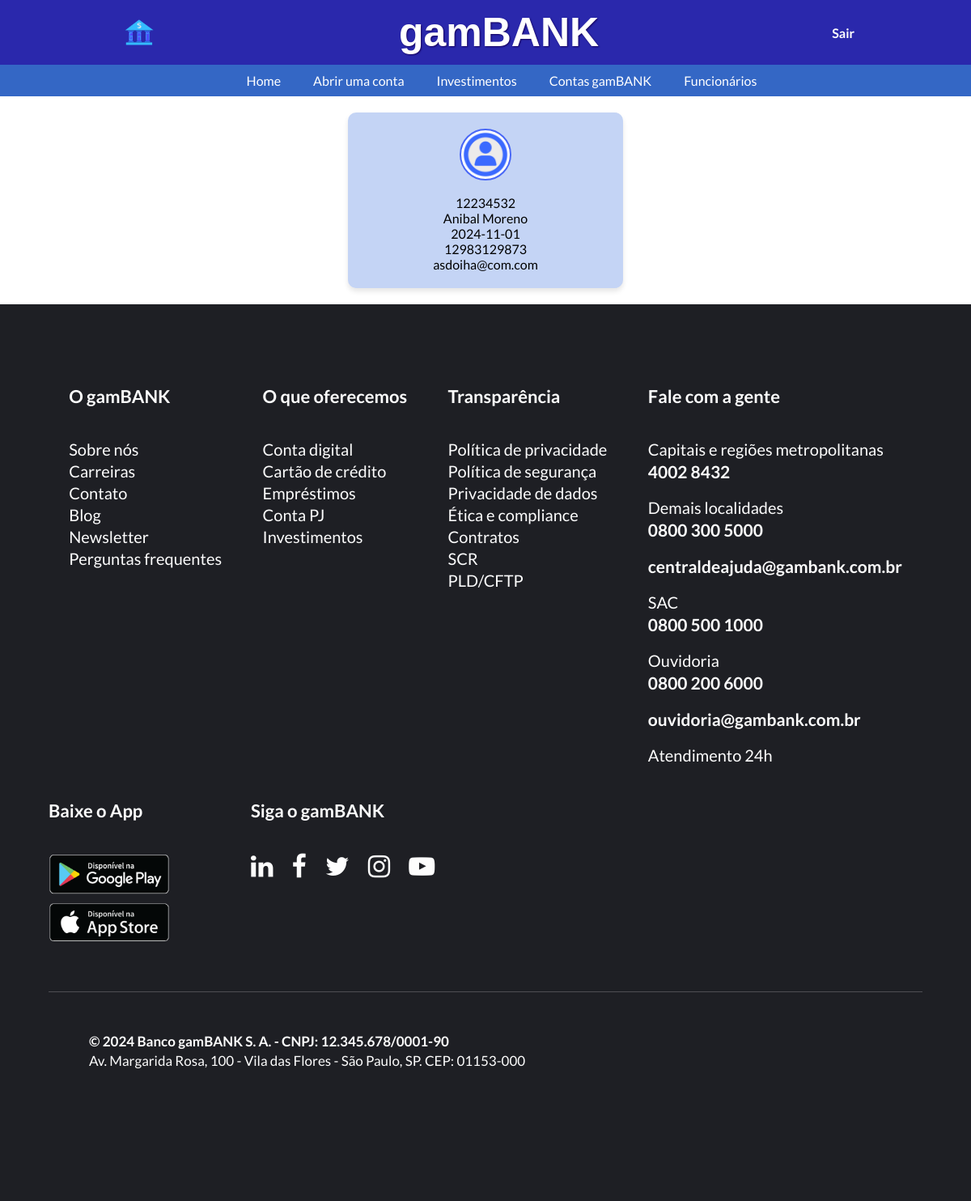
The app's page /telas/tela_visualizarContaPF.php with its own data.
### tables this page shows
CREATE TABLE `clientepf` (
  `cpf` int(11) NOT NULL,
  `nomeCompleto` varchar(255) NOT NULL,
  `dt_nascimento` date NOT NULL,
  `telefone` varchar(255) NOT NULL,
  `email` varchar(255) NOT NULL,
  `senha` varchar(255) NOT NULL,
  `senha_confirmacao` varchar(255) NOT NULL
);

### php/funcoesBD.php (called while the page is built, shortened)
<?php
function conectarBD(){
    $conexao = mysqli_connect("localhost", "root","", "gamBANK");
    return($conexao);
}
function retornarContaPF(){
    $conexao = conectarBD();
    $query = "SELECT * FROM clientepf";
    $listaContasPF = mysqli_query($conexao, $query);
    return ($listaContasPF);
}
?>

### telas/tela_visualizarContaPF.php (the view, shortened to what this page needs)
<?php
require_once "../php/funcoesBD.php";
?>
<!DOCTYPE html>
<html lang="pt-br">
<head>
    <link rel="stylesheet" href="https://cdnjs.cloudflare.com/ajax/libs/font-awesome/4.7.0/css/font-awesome.min.css">
    <link rel="stylesheet" href="../styles/style_visualizarContaPF.css">
    <link rel="stylesheet" href="../styles/style_geral.css">
</head>
<body>
    <header class="header">
        <img src="../img/logo_gamBANK.png" alt="logo da gamBANK">
        <h1 class="nome-gambank">gamBANK</h1>
        <p><a href="#">Sair</a></p>
    </header>
    <nav class="menu-horizontal">
        <ul>
            <li><a href="home.php">Home</a></li>
            <li class="dropdown">
                <a href="#">Abrir uma conta</a>
            </li>
            <li class="dropdown">
                <a href="#">Investimentos</a>
            </li>
            <li class="dropdown">
                <a href="#">Contas gamBANK</a>
            </li>
            <li class="dropdown">
                <a href="#">Funcionários</a>
            </li>
        </ul>
    </nav>
    <?php
        $listaContasPF = retornarContaPF();
        while($clientePF = mysqli_fetch_assoc($listaContasPF)){
        echo "<section class='secao_inteira_visualizarContaPF'>";
        echo "<section class='card'>";
        echo "<img class='iconeCliente' src='../img/cliente_foto.png' alt='Avatar do Usuário'>";
        echo  "<p>" . $clientePF["cpf"] . "</p>";
        echo  "<p>" . $clientePF["nomeCompleto"] . "</p>";
        echo  "<p>" . $clientePF["dt_nascimento"] . "</p>";
        echo  "<p>" . $clientePF["telefone"] . "</p>";
        echo  "<p>" . $clientePF["email"] . "</p>";
        echo "</section>";
        echo   "</section>";
    }
    ?>
    <footer>
        <section class="links">
            <section>
                <h5>O gamBANK</h5>
                    <p><a href="#">Sobre nós</a></p>
                    <p><a href="#">Carreiras</a></p>
                    <p><a href="#">Contato</a></p>
                    <p><a href="#">Blog</a></p>
                    <p><a href="#">Newsletter</a></p>
                    <p><a href="#">Perguntas frequentes</a></p>
            </section>
            <section>
                <h5>O que oferecemos</h5>
                    <p><a href="#">Conta digital</a></p>
                    <p><a href="#">Cartão de crédito</a></p>
                    <p><a href="#">Empréstimos</a></p>
                    <p><a href="#">Conta PJ</a></p>
                    <p><a href="#">Investimentos</a></p>
            </section>
            <section>
                <h5>Transparência</h5>
                    <p><a href="#">Política de privacidade</a></p>
                    <p><a href="#">Política de segurança</a></p>
                    <p><a href="#">Privacidade de dados</a></p>
                    <p><a href="#">Ética e compliance</a></p>
                    <p><a href="#">Contratos</a></p>
                    <p><a href="#">SCR</a></p>
                    <p><a href="#">PLD/CFTP</a></p>
            </section>
            <section>
                <h5>Fale com a gente</h5>
                    <p>Capitais e regiões metropolitanas</p>
                    <p class="contato"><a href="tel:4002 8432">4002 8432</a></p>
                    <p>Demais localidades</p>
                    <p class="contato"><a href="tel:0800 300 5000">0800 300 5000</a></p>
                    <p class="contato"><a href="mailto:centraldeajuda@gambank.com.br">centraldeajuda@gambank.com.br</a></p>
                    <p>SAC</p>
                    <p class="contato"><a href="tel:0800 500 1000">0800 500 1000</a></p>
                    <p>Ouvidoria</p>
                    <p class="contato"><a href="tel:0800 200 6000">0800 200 6000</a></p>
                    <p class="contato"><a href="mailto:ouvidoria@gambank.com.br">ouvidoria@gambank.com.br</a></p>
                    <p>Atendimento 24h</p>
            </section>
        </section>
        <section class="apps-sociais">
            <section class="baixar-apps">
                <h5>Baixe o App</h5>
                    <img src="../img/googleplay.png">
                    <img src="../img/appstore.png">
            </section>
            <section class="redes-sociais">
                <h5>Siga o gamBANK</h5>
                    <a href="#" class="fa fa-linkedin fa-2x"></a>
                    <a href="#" class="fa fa-facebook fa-2x"></a>
                    <a href="#" class="fa fa-twitter fa-2x"></a>
                    <a href="#" class="fa fa-instagram fa-2x"></a>
                    <a href="#" class="fa fa-youtube-play fa-2x"></a>
            </section>
        </section>
            <section class="texto-rodape">
                <b><p>&#169 2024 Banco gamBANK S. A. - CNPJ: 12.345.678/0001-90</p></b>
                <p>Av. Margarida Rosa, 100 - Vila das Flores - São Paulo, SP. CEP: 01153-000</p>
            </section>
    </footer>
</body>
</html>

### styles/style_visualizarContaPF.css (style rules this page uses)
.header { background-color: rgb(42, 40, 172); width: 100%; color: rgb(255, 255, 255); display: flex; align-items: center; justify-content: space-around; height: 80px; }
header img { width: 3%; margin-right: 15px; margin-left: 10px; }
header p { float: left; font-weight: bold; margin-bottom: 0; transition: all 0.3s ease; transform: scale(1); }
header a { color: rgb(255, 255, 255); text-decoration: none; }
.menu-horizontal { width: 100%; background-color: rgb(52, 103, 197); }
.menu-horizontal ul { list-style: none; display: flex; justify-content: center; align-items: center; }
.menu-horizontal ul li a { text-decoration: none; color: rgb(255, 255, 255); padding: 10px; display: block; padding-right: 20px; padding-left: 20px; transition: 0.2s; }
.secao_inteira_visualizarContaPF { display: flex; flex-wrap: wrap; justify-content: center; gap: 20px; padding: 20px; }
.card { background-color: #c4d4f5; width: 300px; padding: 20px; border-radius: 10px; box-shadow: 0 4px 6px rgba(0, 0, 0, 0.1); text-align: center; flex: 1 1 calc(33.33% - 40px); max-width: 300px; }
.iconeCliente { width: 60px; height: 60px; border-radius: 50%; margin: 0 auto 15px auto; object-fit: cover; background-color: #fff; border: 2px solid #4867f6; }

### styles/style_geral.css (style rules this page uses)
* { margin: 0; font-family: "Lato","Helvetica Neue",Helvetica,Arial,sans-serif; }
h1.nome-gambank { margin-bottom: 0; font-family: Verdana, "Geneva", Tahoma, sans-serif; font-size: 50px; font-weight: bold; text-shadow: 1px 1px 2px rgb(20, 0, 94); }
.dropdown { position: relative; display: inline-block; }
footer { background-color: rgb(30, 31, 36); padding: 60px; }
footer section.links { display: flex; justify-content: space-around; }
footer section p { color: rgb(253, 253, 253); font-size: 20px; margin-bottom: 3px; }
footer section h5 { color: rgb(253, 253, 253); font-weight: bold; font-size: 22px; margin-top: 40px; margin-bottom: 40px; }
footer section a { color: rgb(253, 253, 253); text-decoration: none; }
footer section p.contato { font-weight: bold; font-size: 21px; margin-bottom: 20px; }
footer section.texto-rodape { border-top: 1px solid rgb(78, 78, 83); margin: 50px 0 50px 0; padding: 50px; }
footer section.apps-sociais { display: flex; }
footer section.baixar-apps img { height: 50px; width: 150px; display: block; margin-bottom: 10px; transition: all 0.2s ease; transform: scale(1); cursor: pointer; }
footer section.redes-sociais { margin-left: 100px; }
footer section.redes-sociais a { margin-right: 20px; }
footer section.texto-rodape p { font-size: 17px; }

### records on screen
clientepf: cpf "12234532", nomeCompleto "Anibal Moreno", dt_nascimento "2024-11-01", telefone "12983129873", email "asdoiha@com.com"
